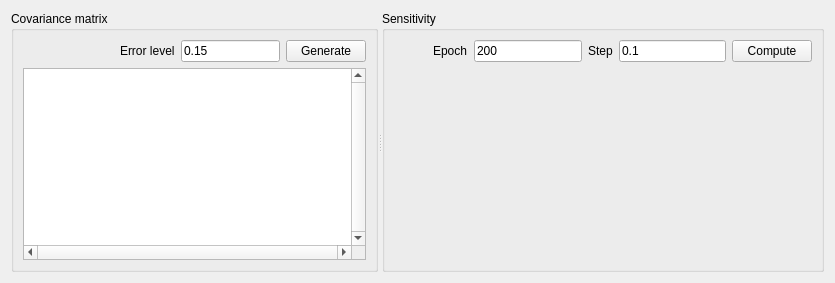
           <widget class="QWidget" name="tab_17">
            <attribute name="title">
             <string>Evaluation</string>
            </attribute>
            <layout class="QHBoxLayout" name="horizontalLayout_22">
             <item>
              <widget class="QSplitter" name="splitter_4">
               <property name="orientation">
                <enum>Qt::Horizontal</enum>
               </property>
               <widget class="QGroupBox" name="groupBox">
                <property name="title">
                 <string>Covariance matrix</string>
                </property>
                <layout class="QVBoxLayout" name="verticalLayout_13">
                 <item>
                  <layout class="QHBoxLayout" name="horizontalLayout_23">
                   <item>
                    <spacer name="horizontalSpacer_7">
                     <property name="orientation">
                      <enum>Qt::Horizontal</enum>
                     </property>
                     <property name="sizeHint" stdset="0">
                      <size>
                       <width>98</width>
                       <height>17</height>
                      </size>
                     </property>
                    </spacer>
                   </item>
                   <item>
                    <widget class="QLabel" name="label_19">
                     <property name="text">
                      <string>Error level</string>
                     </property>
                    </widget>
                   </item>
                   <item>
                    <widget class="QLineEdit" name="lineEdit_error">
                     <property name="maximumSize">
                      <size>
                       <width>100</width>
                       <height>16777215</height>
                      </size>
                     </property>
                     <property name="text">
                      <string>0.15</string>
                     </property>
                    </widget>
                   </item>
                   <item>
                    <widget class="QPushButton" name="pushButton_cov">
                     <property name="text">
                      <string>Generate</string>
                     </property>
                    </widget>
                   </item>
                  </layout>
                 </item>
                 <item>
                  <widget class="QTextEdit" name="textEdit_cov">
                   <property name="font">
                    <font>
                     <pointsize>17</pointsize>
                    </font>
                   </property>
                   <property name="verticalScrollBarPolicy">
                    <enum>Qt::ScrollBarAlwaysOn</enum>
                   </property>
                   <property name="horizontalScrollBarPolicy">
                    <enum>Qt::ScrollBarAlwaysOn</enum>
                   </property>
                  </widget>
                 </item>
                </layout>
               </widget>
               <widget class="QGroupBox" name="groupBox_2">
                <property name="title">
                 <string>Sensitivity</string>
                </property>
                <layout class="QVBoxLayout" name="verticalLayout_18">
                 <item>
                  <layout class="QHBoxLayout" name="horizontalLayout_24">
                   <item>
                    <spacer name="horizontalSpacer_8">
                     <property name="orientation">
                      <enum>Qt::Horizontal</enum>
                     </property>
                     <property name="sizeHint" stdset="0">
                      <size>
                       <width>40</width>
                       <height>20</height>
                      </size>
                     </property>
                    </spacer>
                   </item>
                   <item>
                    <widget class="QLabel" name="label_20">
                     <property name="text">
                      <string>Epoch</string>
                     </property>
                    </widget>
                   </item>
                   <item>
                    <widget class="QLineEdit" name="lineEdit_epoch">
                     <property name="text">
                      <string>200</string>
                     </property>
                    </widget>
                   </item>
                   <item>
                    <widget class="QLabel" name="label_21">
                     <property name="text">
                      <string>Step</string>
                     </property>
                    </widget>
                   </item>
                   <item>
                    <widget class="QLineEdit" name="lineEdit_step">
                     <property name="text">
                      <string>0.1</string>
                     </property>
                    </widget>
                   </item>
                   <item>
                    <widget class="QPushButton" name="pushButton_sensitivity">
                     <property name="text">
                      <string>Compute</string>
                     </property>
                    </widget>
                   </item>
                  </layout>
                 </item>
                 <item>
                  <widget class="GraphicsLayoutWidget" name="widget_sensitivity_bar" native="true"/>
                 </item>
                </layout>
               </widget>
              </widget>
             </item>
            </layout>
           </widget>
